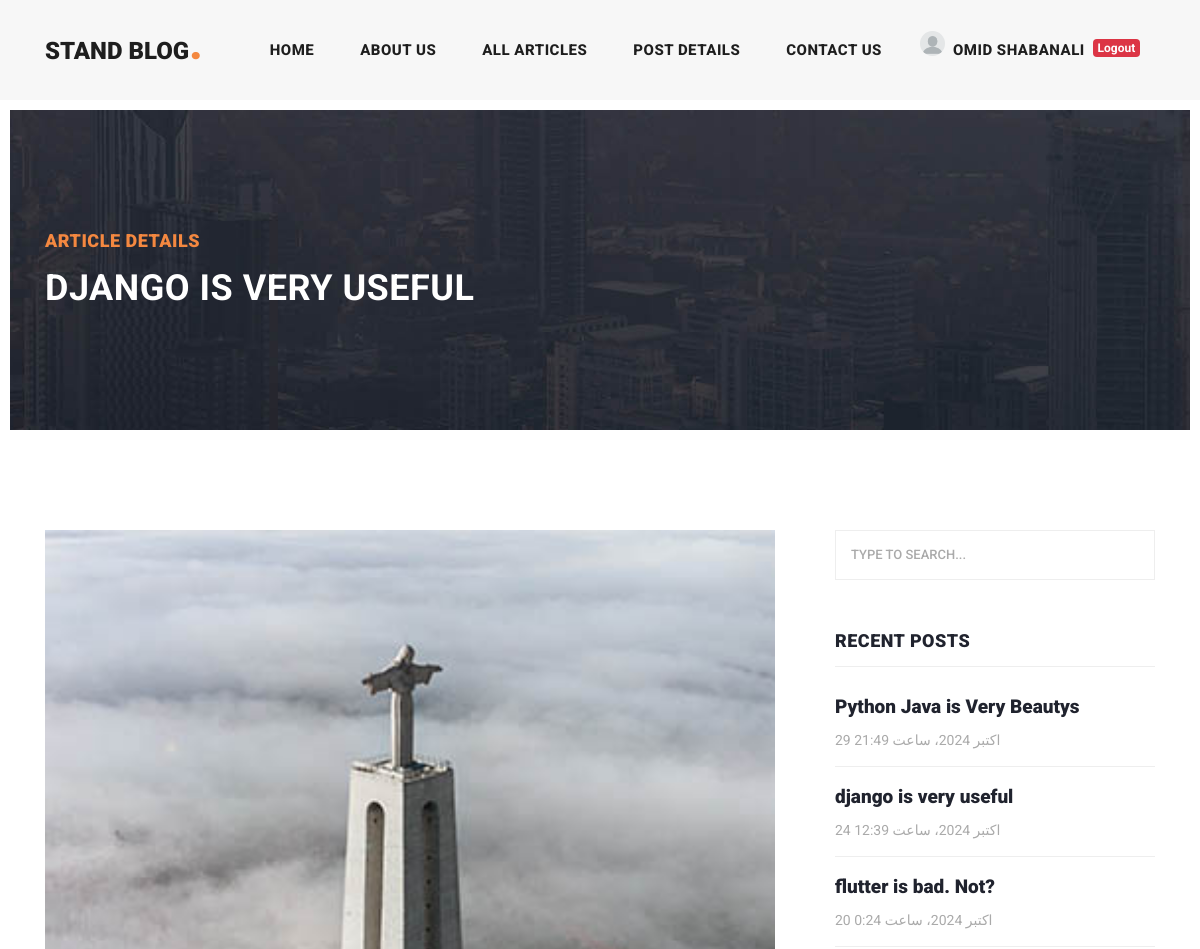
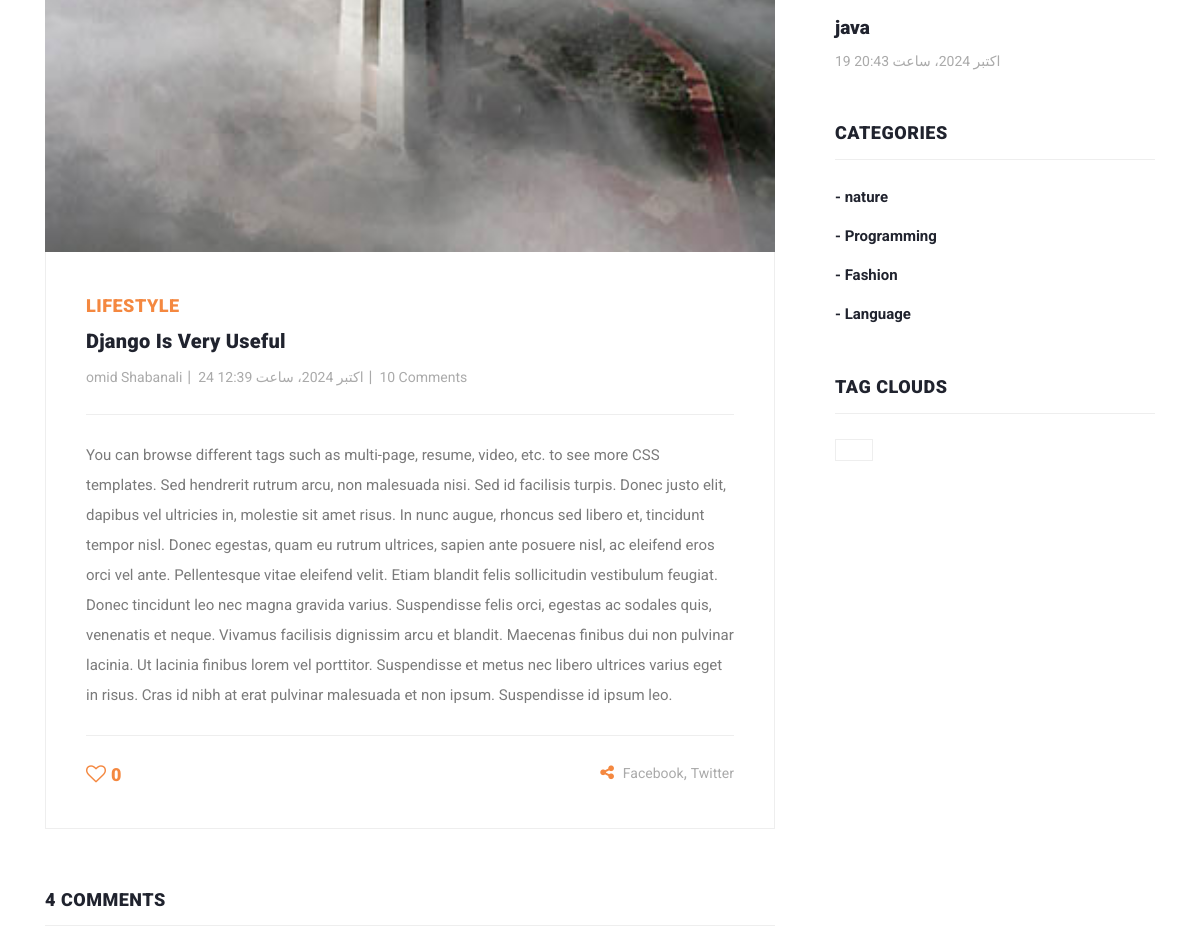
Before: /articles/detail/django-is-very-useful (signed in, upper part) with the older database file (2 pictures, top to bottom).
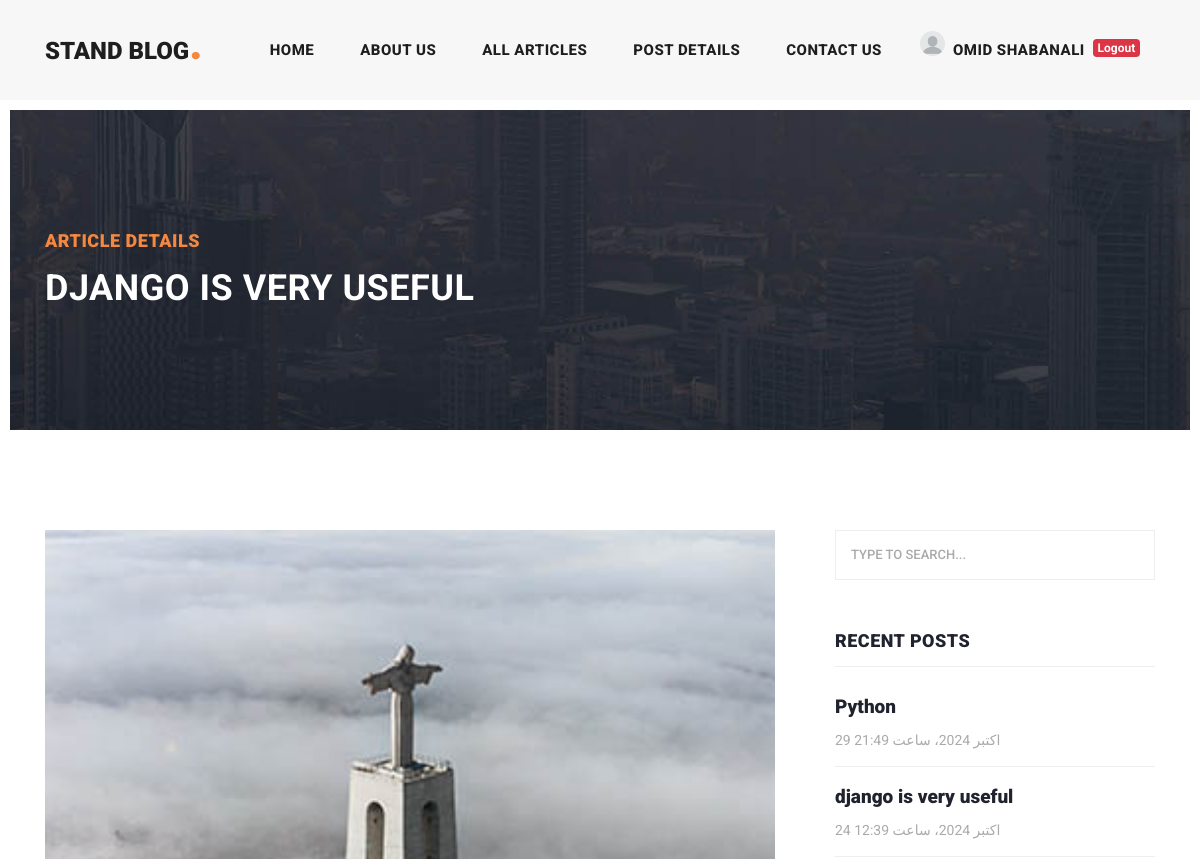
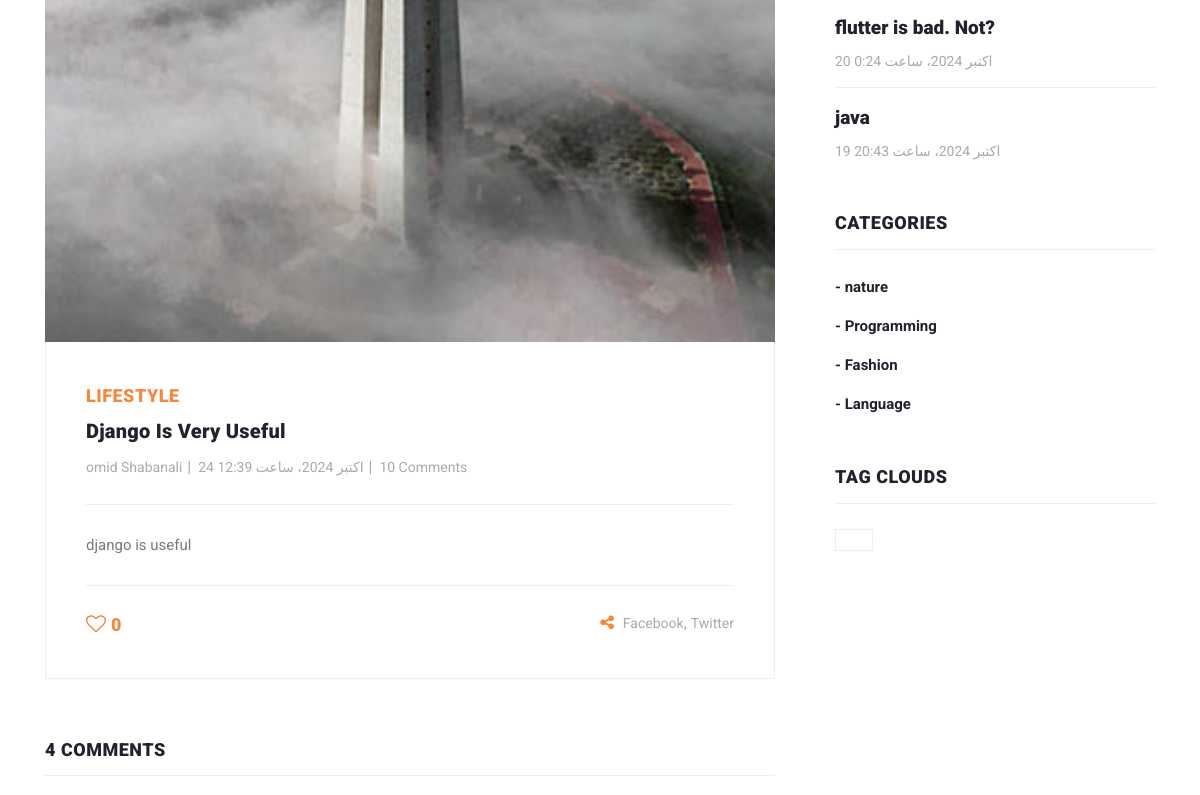
After: the same page with the newer database file (2 pictures, top to bottom).
### blog/models.py (models this page shows, shortened)
class Article(models.Model):
    CHOICES = (
        ('A', 'پایتون'),
        ('B', 'جنگو')
    )
    author = models.ForeignKey(User, on_delete=models.CASCADE, related_name='articles', verbose_name="نویسنده مقاله")
    category = models.ManyToManyField(Category, related_name='articles', verbose_name="دسته بندی")
    title = models.CharField(max_length=70, verbose_name="عنوان")
    body = models.TextField()
    image = models.ImageField(upload_to='images/articles', blank=True, null=True)
    created = models.DateTimeField(auto_now_add=True)
    updated = models.DateTimeField(auto_now=True)
    myfile = models.FileField(upload_to='test', null=True)
    status = models.BooleanField(default=True)
    published = models.BooleanField(default=True)
    pub_date = models.DateTimeField(default=timezone.now())
    objects = models.Manager()
    custom_manager = ArticleManager()
    slug = models.SlugField(blank=True, unique=True)
    class Meta:
        ordering = ('-created',)
        verbose_name = "مقاله"
        verbose_name_plural = "مقالات"

### blog/views.py (the view)
# urls.py: path('detail/<slug:slug>', views.ArticleDetailView.as_view(), name='article_detail'),
class ArticleDetailView(DetailView):
    model = Article
    def get_context_data(self, **kwargs):
        context = super().get_context_data(**kwargs)
        if self.request.user.likes.filter(article__slug=self.object.slug, user_id=self.request.user.id).exists():
            context['is_liked'] = True
        else:
            context['is_liked'] = False
        return context

### context_processors/context_processors.py (called while the page is built)
def recent_articles(request):
    recent_articles = Article.objects.order_by('-created')
    categories = Category.objects.all()
    return {'recent_articles': recent_articles, 'categories':categories}

### home/templatetags/my_template_tags.py (called while the page is built)
@register.inclusion_tag('home/result.html')
def show_result(queryset):
    return {'objects': queryset}

### blog/templates/blog/article_detail.html (shortened to what this page needs)
{% extends 'base.html' %}
{% load static %}
{% block content %}
    <div class="heading-page header-text">
        <section class="page-heading">
            <div class="container">
                <div class="row">
                    <div class="col-lg-12">
                        <div class="text-content">
                            <h4>Article Details</h4>
                            <h2>{{ article.title }}</h2>
                        </div>
                    </div>
                </div>
            </div>
        </section>
    </div>
    <section class="blog-posts grid-system">
        <div class="container">
            <div class="row">
                <div class="col-lg-8">
                    <div class="all-blog-posts">
                        <div class="row">
                            <div class="col-lg-12">
                                <div class="blog-post">
                                    <div class="blog-thumb">
                                        <img src="{{ object.image.url }}" alt="">
                                    </div>
                                    <div class="down-content">
                                        <span>Lifestyle</span>
                                        <a href="post-details.html"><h4>{{ article.title }} {{ name }}</h4></a>
                                        <ul class="post-info">
                                            <li><a href="#">{{ article.author.get_full_name }}</a></li>
                                            <li><a href="#">{{ article.created }}</a></li>
                                            <li><a href="#">10 Comments</a></li>
                                        </ul>
                                        <p>{{ article.body }}</p>
                                        <div class="post-options">
                                            <div class="row">
                                                <div class="col-6">
                                                    <ul class="post-tags">
                                                        {% if is_liked %}
                                                        <li><a onclick="like('{{ article.slug }}', '{{ article.id }}')"><i id="like" style="font-size: 20px" class="fa fa-heart"></i><span id="count">{{ article.likes.all.count }}</span></a></li>
                                                        {% else %}
                                                        <li><a onclick="like('{{ article.slug }}', '{{ article.id }}')"><i id="like" style="font-size: 20px" class="fa fa-heart-o"></i><span id="count">{{ article.likes.all.count }}</span></a></li>
                                                        {% endif %}
                                                    </ul>
                                                </div>
                                                <div class="col-6">
                                                    <ul class="post-share">
                                                        <li><i class="fa fa-share-alt"></i></li>
                                                        <li><a href="#">Facebook</a>,</li>
                                                        <li><a href="#"> Twitter</a></li>
                                                    </ul>
                                                </div>
                                            </div>
                                        </div>
                                    </div>
                                </div>
                            </div>
                            <div class="col-lg-12">
                                <div class="sidebar-item comments">
                                    <div class="sidebar-heading">
                                        <h2>4 comments</h2>
                                    </div>
                                </div>
                            </div>
                        </div>
                    </div>
                </div>
                {% include "includes/sidebar.html" %}
            </div>
        </div>
    </section>
{% endblock %}

### home/templates/home/result.html
{% for article in objects %}
    <li><a href="post-details.html">
    <h5>{{ article.title }}</h5>
    <span>{{ article.created }}</span>
    </a></li>
{% endfor %}

Changed rows visible on the page:
changed Article "django is very useful": body "You can browse different tags such as multi-page, resume, video, etc. to see more CSS templates. Sed hendrerit rutrum arcu, non malesuada nisi. Sed id facilisis turpis. Donec justo elit, dapibus vel ultricies in, molestie sit amet risus. In nunc augue, rhoncus sed libero et, tincidunt tempor nisl. Donec egestas, quam eu rutrum ultrices, sapien ante posuere nisl, ac eleifend eros orci vel ante. Pellentesque vitae eleifend velit. Etiam blandit felis sollicitudin vestibulum feugiat. Donec tincidunt leo nec magna gravida varius. Suspendisse felis orci, egestas ac sodales quis, venenatis et neque. Vivamus facilisis dignissim arcu et blandit. Maecenas finibus dui non pulvinar lacinia. Ut lacinia…" → "django is useful"
changed Article: title "Python Java is Very Beautys" → "Python"
